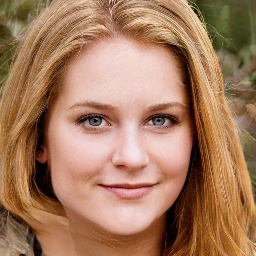
#> input picture samples/fake_face_1.jpg, 256 x 256 px
$ python -i forensics.py   (imports and definitions only)   (older library calls are emulated)
#> lines starting #> are read from the running program, lines starting #| are printed output that depends on the picture
#> further down, picture is the input picture: PIL image 256x256 RGB; mean R, G, B 165.4, 122.9, 94.1
"""
Classical (non-neural) forensic feature extraction.

These signals do not decide the verdict on their own. They exist so the system
can *explain* its answer: a deepfake usually leaves traces in the frequency
domain, in JPEG compression history, and in local noise consistency.

Reference ideas:
  - FFT spectral analysis of GAN fingerprints (Zhang et al., CVPR 2019)
  - Error level analysis for resampling / splicing (Krawetz, 2007)
  - Noise / blur consistency across face and background regions
"""

from __future__ import annotations

import numpy as np
from PIL import Image


def _to_gray_array(img: Image.Image) -> np.ndarray:
    return np.asarray(img.convert("L"), dtype=np.float32)
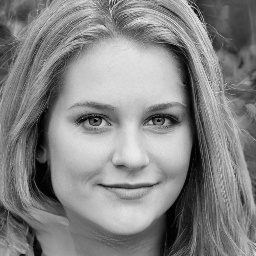
#> returned value: shape (256, 256) float32; min 0, max 237, mean 132.4


def spectral_artifacts(img: Image.Image) -> dict:
    """High-frequency energy profile. GAN/diffusion upsampling leaves a
    characteristic fall-off and periodic peaks in the power spectrum."""
    gray = _to_gray_array(img)
    # normalise to a fixed power-of-two grid so results are comparable
    size = 256
    g = np.asarray(img.convert("L").resize((size, size), Image.BILINEAR), dtype=np.float32)
    g = g - g.mean()
    spec = np.abs(np.fft.fftshift(np.fft.fft2(g))) ** 2
    h, w = spec.shape
#> h = 256; w = 256
    cy, cx = h // 2, w // 2
#> cy = 128; cx = 128
    yy, xx = np.ogrid[:h, :w]
#> yy = 256 values from 0 to 255
    r = np.sqrt((yy - cy) ** 2 + (xx - cx) ** 2)

    total = spec.sum() + 1e-12
#> total = 1.29e+13
    bands = {
        "low": (r < 0.10 * size),
        "mid": (r >= 0.10 * size) & (r < 0.30 * size),
        "high": (r >= 0.30 * size) & (r < 0.50 * size),
        "very_high": (r >= 0.50 * size),
    }
    energies = {k: float(spec[m].sum() / total) for k, m in bands.items()}
#> energies = {'low': 0.926, 'mid': 0.0443, 'high': 0.0222, 'very_high': 0.00716}

    # ratio of high band to the smooth mid band: synthetic upsampling tends to
    # leave this elevated relative to camera-captured content
    hf_ratio = energies["high"] / (energies["mid"] + 1e-12)
#> hf_ratio = 0.502
    peak_ratio = float(np.percentile(spec, 99.9) / (np.median(spec) + 1e-12))
#> peak_ratio = 5183

    return {
        "band_energy": energies,
        "high_freq_ratio": round(float(hf_ratio), 4),
        "spectral_peak_ratio": round(peak_ratio, 2),
        "mean_gray": round(float(gray.mean()), 2),
    }


# [121 lines left out: functions error_level_analysis, sharpness_and_noise, colour_consistency, extract_all, heuristic_fake_score, not called in this run]

>>> from PIL import Image
>>> picture = Image.open('../../samples/fake_face_1.jpg')
>>> result = spectral_artifacts(picture)
#> result = 4 items

$ run again, on samples/real_face_1.jpg
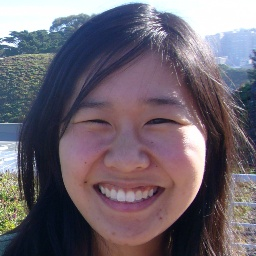
#> input picture samples/real_face_1.jpg, 256 x 256 px
#> picture is the input picture: PIL image 256x256 RGB; mean R, G, B 110.5, 101, 111.3
#> in _to_gray_array, `return np.asarray(img.convert("L"), dtype=np.float32)`:
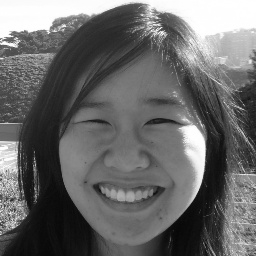
#> returned value: shape (256, 256) float32; min 5, max 255, mean 105
#> total = 1.93e+13
#> energies = {'low': 0.933, 'mid': 0.0451, 'high': 0.0184, 'very_high': 0.00346}
#> hf_ratio = 0.409
#> peak_ratio = 7051.6
#> result = 4 items

$ run again, on samples/real_face_2.jpg
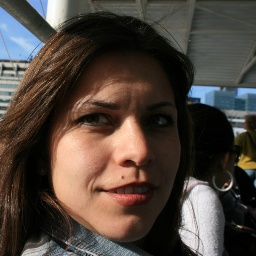
#> input picture samples/real_face_2.jpg, 256 x 256 px
#> picture is the input picture: PIL image 256x256 RGB; mean R, G, B 79.3, 68.4, 60.4
#> in _to_gray_array, `return np.asarray(img.convert("L"), dtype=np.float32)`:
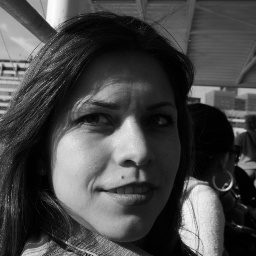
#> returned value: shape (256, 256) float32; min 0, max 255, mean 70.8
#> total = 1.72e+13
#> energies = {'low': 0.953, 'mid': 0.0371, 'high': 0.0081, 'very_high': 0.00197}
#> hf_ratio = 0.218
#> peak_ratio = 11927.8
#> result = 4 items
